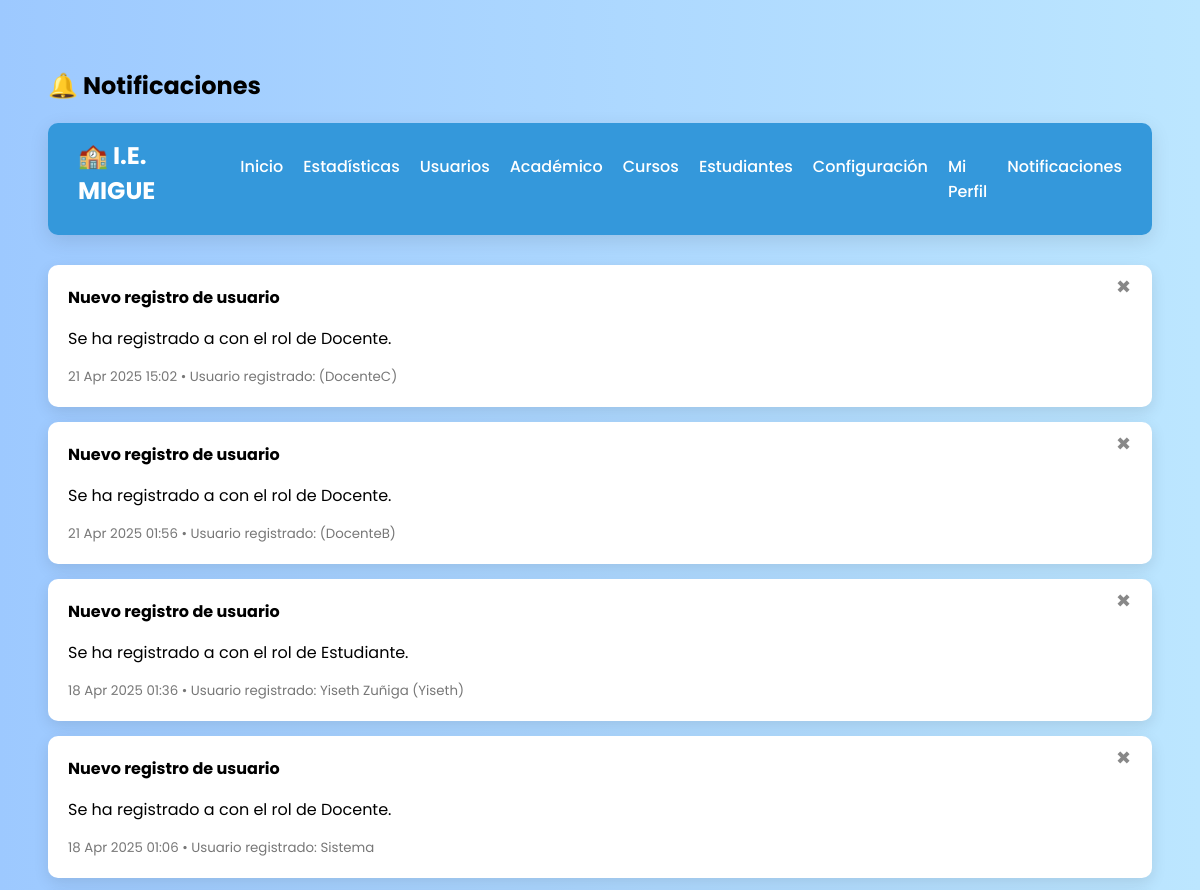
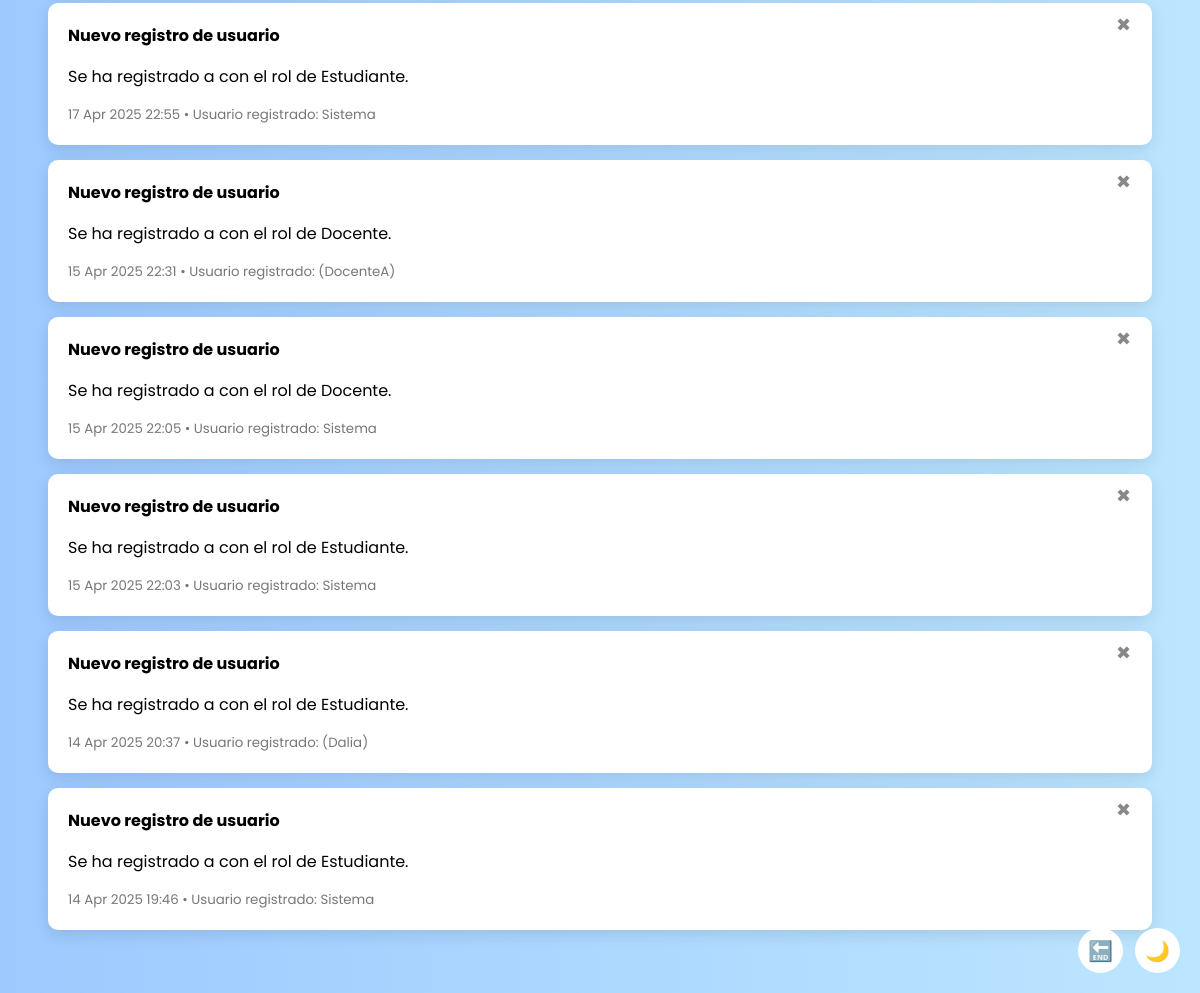
The app's page /notificaciones/, older data (2 pictures, top to bottom).
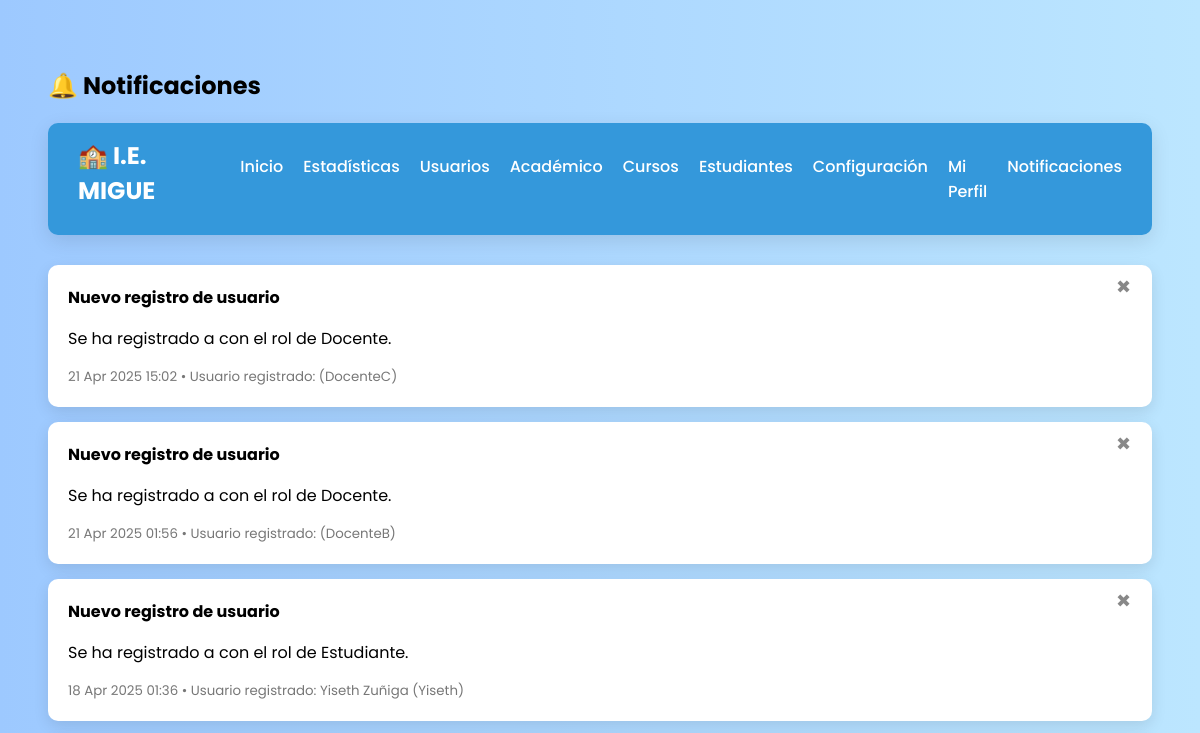
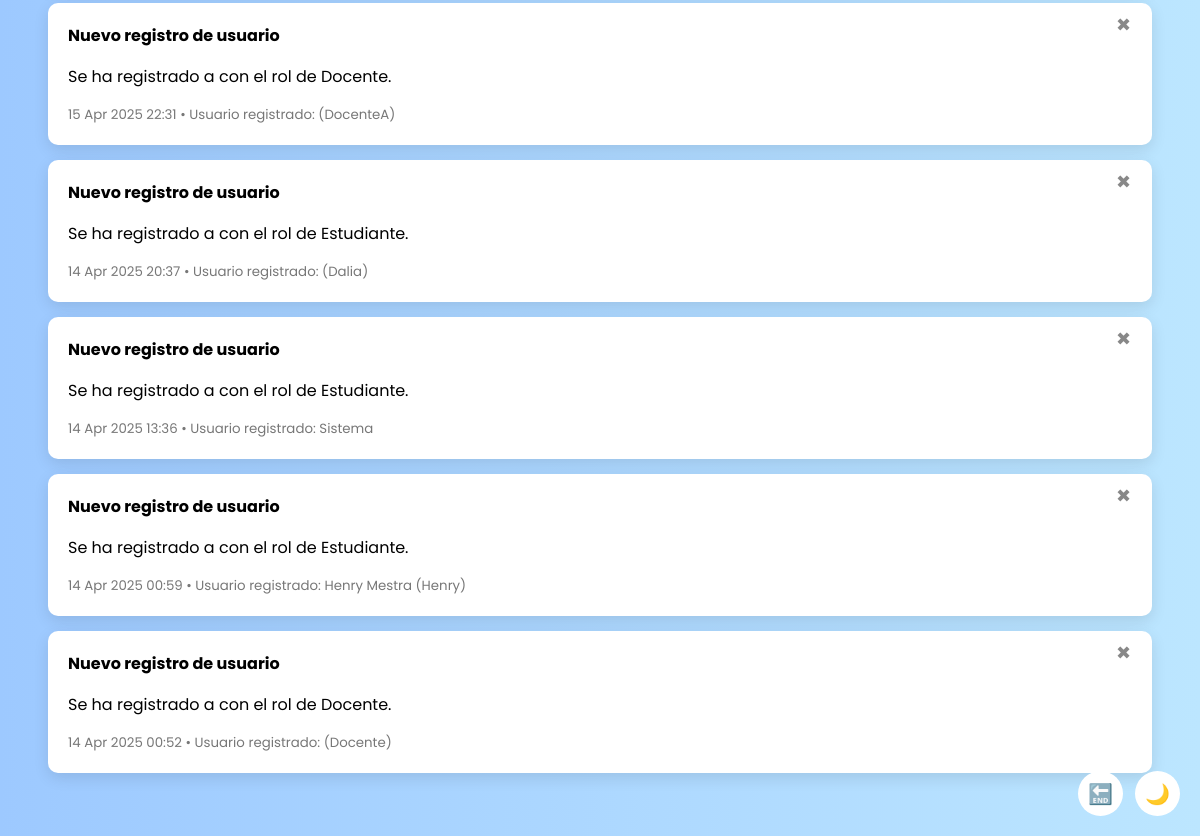
The same page, newer data (2 pictures, top to bottom).
### usuarios/models.py (models this page shows, shortened)
class Notificacion(models.Model):
    TIPO_CHOICES = [
        ('info', 'Información'),
        ('advertencia', 'Advertencia'),
        ('mensaje', 'Mensaje'),
    ]
    titulo = models.CharField(max_length=100)
    contenido = models.TextField()
    tipo = models.CharField(max_length=20, choices=TIPO_CHOICES, default='info')
    fecha = models.DateTimeField(auto_now_add=True)
    usuario = models.ForeignKey(User, on_delete=models.SET_NULL, null=True, blank=True, related_name='notificaciones_creadas')
    usuario_afectado = models.ForeignKey(User, on_delete=models.SET_NULL, null=True, blank=True, related_name='notificaciones_recibidas')
    eliminada = models.BooleanField(default=False)

### usuarios/views.py (the view)
# urls.py: path('notificaciones/', views.notificaciones, name='notificaciones'),
def notificaciones(request):
    lista = Notificacion.objects.filter(eliminada=False).order_by('-fecha')
    paginator = Paginator(lista, 10)
    page_number = request.GET.get('page')
    page_obj = paginator.get_page(page_number)
    restaurado = request.GET.get('restaurado')
    return render(request, 'usuarios/notificaciones.html', {
        'notificaciones': page_obj,
        'restaurado': restaurado
    })

### usuarios/templates/usuarios/notificaciones.html (shortened to what this page needs)
{% load static %}
<!DOCTYPE html>
<html lang="es">
<head>
</head>
<body>
<h2>🔔 Notificaciones</h2>
<nav class="navbar">
  <div class="logo">🏫 I.E. MIGUE</div>
  <ul class="nav-links">
    <li><a href="{% url 'panel_admin' %}">Inicio</a></li>
    <li><a href="{% url 'estadisticas' %}">Estadísticas</a></li>
    <li><a href="{% url 'lista_usuarios' %}">Usuarios</a></li>
    <li><a href="{% url 'gestion_academica' %}">Académico</a></li>
    <li><a href="{% url 'gestionar_cursos' %}">Cursos</a></li>
    <li><a href="{% url 'ver_estudiantes' %}">Estudiantes</a></li>
    <li><a href="{% url 'configuracion' %}">Configuración</a></li>
    <li><a href="{% url 'perfil_admin' %}">Mi Perfil</a></li>
    <li><a href="{% url 'notificaciones' %}">Notificaciones</a></li>
  </ul>
</nav>
{% for n in notificaciones %}
  <div class="notificacion"
    id="noti-{{ n.id }}"
    onclick="mostrarDesdeAtributos(this)"
    data-titulo="{{ n.titulo|escapejs }}"
    data-contenido="{{ n.contenido|escapejs }}"
    data-fecha="{{ n.fecha|date:'d/m/Y H:i' }}"
    data-usuario="{% if n.usuario_afectado %}{{ n.usuario_afectado.first_name|default_if_none:'' }} {{ n.usuario_afectado.last_name|default_if_none:'' }} ({{ n.usuario_afectado.username }}){% else %}Sistema{% endif %}"
    data-correo="{% if n.usuario_afectado and n.usuario_afectado.email %}{{ n.usuario_afectado.email|escapejs }}{% else %}-{% endif %}">
    <button onclick="event.stopPropagation(); eliminarNotificacion({{ n.id }}, '{{ n.titulo|escapejs }}')"
       title="Eliminar"
       style="position: absolute; top: 10px; right: 15px; background: none; border: none; font-size: 18px; color: #888; cursor: pointer;">✖</button>
    <strong>{{ n.titulo }}</strong>
    <p>{{ n.contenido }}</p>
    <small>{{ n.fecha|date:"d M Y H:i" }} • Usuario registrado:
      {% if n.usuario_afectado %}
        {{ n.usuario_afectado.first_name }} {{ n.usuario_afectado.last_name }} ({{ n.usuario_afectado.username }})
      {% else %}
        Sistema
      {% endif %}
    </small>
  </div>
{% empty %}
  <p>No hay notificaciones por el momento.</p>
{% endfor %}
<div class="floating-buttons">
  <form method="POST" action="{% url 'logout' %}">
    <button class="icon-button" title="Cerrar sesión">🔚</button>
  </form>
  <button class="icon-button" onclick="toggleDarkMode()" title="Modo oscuro/claro" id="darkToggle">🌙</button>
</div>
</body>
</html>

Row changes from the older to the newer data that the page shows:
no longer on this page (row edited): Notificacion: titulo "Nuevo registro de usuario", contenido "Se ha registrado a con el rol de Docente.", fecha "18 Apr 2025 01:06", shows "Sistema"
no longer on this page (row edited): Notificacion: titulo "Nuevo registro de usuario", contenido "Se ha registrado a con el rol de Estudiante.", fecha "17 Apr 2025 22:55", shows "Sistema"
no longer on this page (row edited): Notificacion: titulo "Nuevo registro de usuario", contenido "Se ha registrado a con el rol de Docente.", fecha "15 Apr 2025 22:05", shows "Sistema"
no longer on this page (row edited): Notificacion: titulo "Nuevo registro de usuario", contenido "Se ha registrado a con el rol de Estudiante.", fecha "15 Apr 2025 22:03", shows "Sistema"
no longer on this page (row edited): Notificacion: titulo "Nuevo registro de usuario", contenido "Se ha registrado a con el rol de Estudiante.", fecha "14 Apr 2025 19:46", shows "Sistema"
now on this page (row unchanged): Notificacion: titulo "Nuevo registro de usuario", contenido "Se ha registrado a con el rol de Estudiante.", fecha "14 Apr 2025 13:36", shows "Sistema"
now on this page (row unchanged): Notificacion: titulo "Nuevo registro de usuario", contenido "Se ha registrado a con el rol de Estudiante.", fecha "14 Apr 2025 00:59", usuario_afectado.first_name "Henry Mestra", usuario_afectado.username "Henry"
now on this page (row unchanged): Notificacion: titulo "Nuevo registro de usuario", contenido "Se ha registrado a con el rol de Docente.", fecha "14 Apr 2025 00:52", usuario_afectado.username "Docente"
